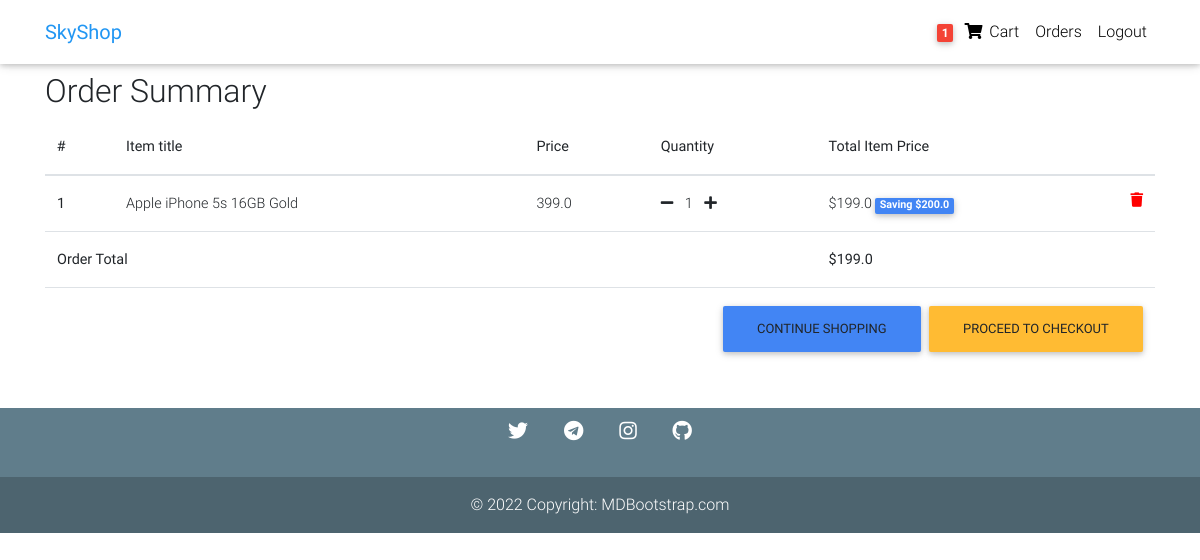
Page /order-summary/ (signed in) on the committed database.
### store/models.py (models this page shows, shortened)
class Order(models.Model):
    user = models.ForeignKey(settings.AUTH_USER_MODEL, on_delete=models.CASCADE)
    ref_code = models.CharField(max_length=20, blank=True, null=True)
    items = models.ManyToManyField(OrderItem)
    start_date = models.DateTimeField(auto_now_add=True)
    ordered_date = models.DateTimeField(null=True)
    ordered = models.BooleanField(default=False)
    shipping_address = models.ForeignKey('Address', related_name='shipping_address', on_delete=models.SET_NULL, blank=True, null=True)
    billing_address = models.ForeignKey('Address', related_name='billing_address', on_delete=models.SET_NULL, blank=True, null=True)
    payment = models.ForeignKey('Payment', on_delete=models.SET_NULL, blank=True, null=True)
    coupon = models.ForeignKey('Coupon', on_delete=models.SET_NULL, blank=True, null=True)
    being_delivered = models.BooleanField(default=False)
    received = models.BooleanField(default=False)
    refund_requested = models.BooleanField(default=False)
    refund_granted = models.BooleanField(default=False)
    '''
    1. Item added to cart
    2. Adding a billing address
    (Failed checkout)
    3. Payment
    (Preprocessing, processing, packaging etc.)
    4. Being delivered
    5. Received
    6. Refunds
    '''
    def __str__(self) -> str:
        return self.user.username
    def get_total(self):
        total = 0
        for order_item in self.items.all():
            total += order_item.get_final_price()
        if self.coupon:
            total -= self.coupon.amount
        return total

class OrderItem(models.Model):
    user = models.ForeignKey(settings.AUTH_USER_MODEL, on_delete=models.CASCADE)
    ordered = models.BooleanField(default=False)
    item = models.ForeignKey(Item, on_delete=models.CASCADE)
    quantity = models.IntegerField(default=1)
    def get_total_item_price(self):
        return self.quantity * self.item.price
    def get_total_discount_item_price(self):
        return self.quantity * self.item.discount_price
    def get_amount_saved(self):
        return self.get_total_item_price() - self.get_total_discount_item_price()
    def get_final_price(self):
        if self.item.discount_price:
            return self.get_total_discount_item_price()
        return self.get_total_item_price()

class Item(models.Model):
    title = models.CharField(max_length=100)
    price = models.FloatField()
    discount_price = models.FloatField(blank=True, null=True)
    category = models.CharField(choices=CATEGORY_CHOICES, max_length=2)
    label = models.CharField(choices=LABEL_CHOICES, max_length=1)
    slug = models.SlugField()
    description = models.TextField()
    image = models.ImageField(null=True, blank=True)

### store/views.py (the view)
# urls.py: path('order-summary/', OrderSummaryView.as_view(), name='order-summary'),
class OrderSummaryView(LoginRequiredMixin, View):
    def get(self, *args, **kwargs):
        try:
            order = Order.objects.get(user=self.request.user, ordered=False)
            context = {
                'object': order
            }
            print(order)
            return render(self.request, 'order_summary.html', context)
        except ObjectDoesNotExist:
            messages.warning(self.request, "You do not have an active order")
            return redirect("/")

### store/templatetags/cart_template_tags.py (called while the page is built)
@register.filter
def cart_item_count(user):
    if user.is_authenticated:
        qs = Order.objects.filter(user=user, ordered=False)
        if qs.exists():
            return qs[0].items.count()
    return 0

### store/templates/order_summary.html (shortened to what this page needs)
{% extends "base.html" %}
{% block content %}
<main>
    <div class="container">
        <div class="table-responsive text-nowrap">
            <h2>Order Summary</h2>
            <table class="table">
                <thead>
                    <tr>
                        <th scope="col">#</th>
                        <th scope="col">Item title</th>
                        <th scope="col">Price</th>
                        <th scope="col">Quantity</th>
                        <th scope="col">Total Item Price</th>
                    </tr>
                </thead>
                <tbody>
                    {% for order_item in object.items.all %}
                    <tr>
                        <th scope="row">{{ forloop.counter }}</th>
                        <td>{{ order_item.item.title }}</td>
                        <td>{{ order_item.item.price }}</td>
                        <td>
                            <a href="{% url 'remove-single-item-from-cart' order_item.item.slug %}"><i class="fas fa-minus mr-2"></i></a>
                            {{ order_item.quantity }}
                            <a href="{% url 'add-to-cart' order_item.item.slug %}"><i class="fas fa-plus ml-2"></i></a>
                        </td>
                        <td>
                            {% if order_item.item.discount_price %}
                                ${{ order_item.get_total_discount_item_price }}
                                <span class="badge badge-primary">Saving ${{ order_item.get_amount_saved }}</span>
                            {% else %}
                                ${{ order_item.get_total_item_price }}
                            {% endif %}
                            <a style="color: red;" href="{% url 'remove-from-cart' order_item.item.slug %}">
                                <i class="fas fa-trash float-right"></i>
                            </a>
                        </td>
                    </tr>
                    {% empty %}
                    <tr>
                        <td colspan="5">
                            Your cart is empty
                        </td>
                    </tr>
                    {% endfor %}
                    {% if object.get_total %}
                    <tr>
                        <td colspan="4"><b>Order Total</b></td>
                        <td><b>${{ object.get_total }}</b></td>
                    </tr>
                    {% endif %}
                    <tr>
                        <td colspan="5">
                            <a class="btn btn-warning float-right ml-2" href="/checkout/">Proceed to checkout</a>
                            <a class="btn btn-primary float-right" href="/">Continue shopping</a>
                        </td>
                    </tr>
                </tbody>
            </table>
        </div>
    </div>
</main>
{% endblock content %}

### store/templates/navbar.html (shortened to what this page needs)
{% load cart_template_tags %}
<nav class="navbar fixed-top navbar-expand-lg navbar-light white scrolling-navbar">
    <div class="container">
      <a class="navbar-brand waves-effect" href="/">
        <strong class="blue-text">SkyShop</strong>
      </a>
      <div class="collapse navbar-collapse" id="navbarSupportedContent">
        <ul class="navbar-nav nav-flex-icons">
          {% if request.user.is_authenticated %}
          <li class="nav-item">
            <a href="{% url 'order-summary' %}" class="nav-link waves-effect">
              <span class="badge red z-depth-1 mr-1"> {{ request.user|cart_item_count }} </span>
              <i class="fas fa-shopping-cart"></i>
              Cart
            </a>
          </li>
          <li class="nav-item">
            <a href="{% url 'orders' %}" class="nav-link waves-effect">
              Orders
            </a>
          </li>
          <li class="nav-item">
            <a class="nav-link waves-effect" href="{% url 'account_logout' %}">
              Logout
            </a>
          </li>
          {% endif %}
        </ul>
      </div>
    </div>
  </nav>

### store/templates/base.html (style rules this page uses)
html, body, header, .carousel { height: 60vh; }

### rows in the picture
OrderItem: item "Apple iPhone 5s 16GB Gold", item.price "399.0", quantity "1", get_total_discount_item_price "199.0", get_amount_saved "200.0"
Order: get_total "199.0"

### other values in the picture
{{ request.user|cart_item_count }} "1"
